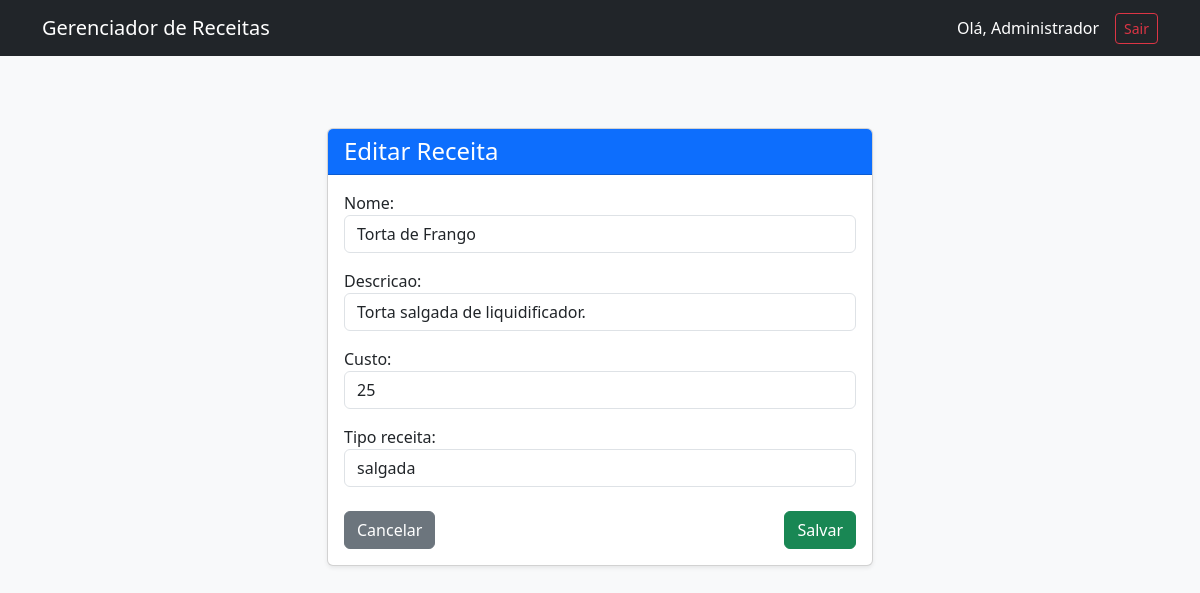
Screenshot of /receitas/editar/4/ (signed in) with the database file from the repository.
### receitas/models/receita.py (models this page shows, shortened)
class Receita(models.Model):
    nome = models.CharField(max_length=100)
    descricao = models.CharField(max_length=150)
    data_registro = models.DateField(auto_now_add=True)
    custo = models.IntegerField()
    tipo_receita = models.CharField(max_length=45)
    class Meta:
        db_table = 'receita'
        app_label = 'receitas' # Ajuda o Django a mapear o model

### receitas/views/receita_views.py (the view)
# urls.py: path('receitas/editar/<int:id>/', receita_views.receita_update, name='receita_update'),
def receita_update(request, id):
    if not request.session.get('usuario_id'): return redirect('login')
    receita = get_object_or_404(Receita, id=id)
    if request.method == 'POST':
        form = ReceitaForm(request.POST, instance=receita)
        if form.is_valid():
            receita_atualizada = form.save()
            usuario = Usuario.objects.get(id=request.session.get('usuario_id'))
            enviar_email_notificacao_receita(receita_atualizada, 'ATUALIZADA', usuario.email)
            return redirect('lista_receitas')
    else:
        form = ReceitaForm(instance=receita)
    return render(request, 'receita_form.html', {'form': form, 'acao': 'Editar'})

### receitas/forms/receita_form.py
class ReceitaForm(forms.ModelForm):
    class Meta:
        model = Receita
        fields = ['nome', 'descricao', 'custo', 'tipo_receita']
        widgets = {
            'nome': forms.TextInput(attrs={'class': 'form-control'}),
            'descricao': forms.TextInput(attrs={'class': 'form-control'}),
            'custo': forms.NumberInput(attrs={'class': 'form-control'}),
            'tipo_receita': forms.TextInput(attrs={'class': 'form-control'}),
        }

### receitas/templates/receita_form.html (shortened to what this page needs)
{% extends 'base.html' %}
{% block content %}
<div class="row justify-content-center">
    <div class="col-md-6">
        <div class="card shadow-sm mt-5">
            <div class="card-header bg-primary text-white">
                <h4 class="mb-0">{{ acao }} Receita</h4>
            </div>
            <div class="card-body">
                <form method="POST">
                    {{ form.as_p }}
                    <div class="d-flex justify-content-between mt-4">
                        <a href="{% url 'lista_receitas' %}" class="btn btn-secondary">Cancelar</a>
                        <button type="submit" class="btn btn-success">Salvar</button>
                    </div>
                </form>
            </div>
        </div>
    </div>
</div>
{% endblock %}

### rows the page displays
Receita: nome "Torta de Frango", descricao "Torta salgada de liquidificador.", custo "25", tipo_receita "salgada"

### other values shown
{{ request.session.usuario_nome }} "Administrador"
{{ acao }} "Editar"
